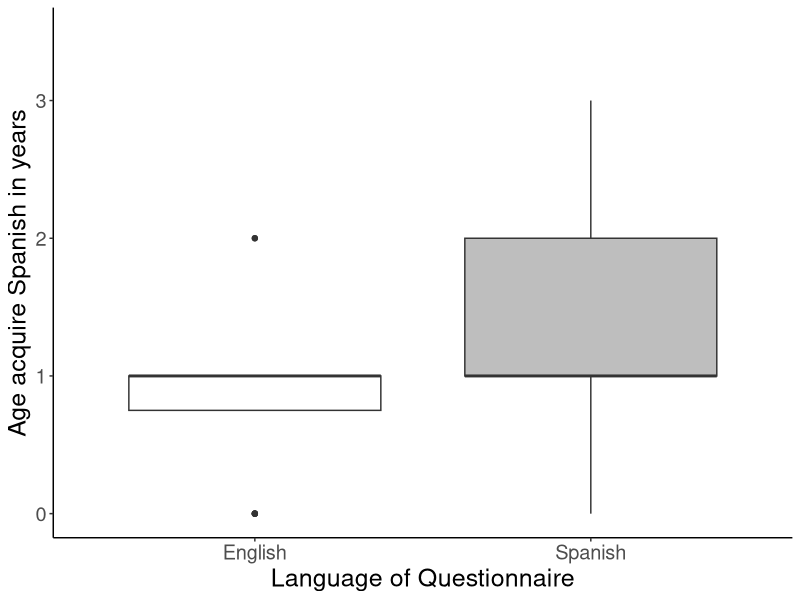

Write the R code that produced this figure.
## LOAD PACKAGES ####
library(ggplot2)


## READ IN DATA AND ORGANIZE ####
leap = read.table("data/leapq.txt", header=T, sep="\t")

leap$form_lg = factor(leap$form_lg, levels=c(0, 1), labels=c("English", "Spanish"))


## MAKE FIGURES ####
# Age acquire Spanish
s_age_plot <- ggplot(data = leap, aes(x=form_lg, y=s_acquire_age)) +
					geom_boxplot(aes(fill=form_lg)) +
					theme_bw() +
             		scale_fill_manual(values=c("white", "grey")) +
					xlab("Language of Questionnaire") +
					ylab("Age acquire Spanish in years") +
					#ggtitle("LEAP-Q") +
					guides(fill=FALSE) +
					theme(text=element_text(size=18), title=element_text(size=18), axis.line = element_line(colour="black"), panel.grid.major=element_blank(), panel.grid.minor=element_blank(), panel.border = element_blank(), panel.background = element_blank()) +
					scale_y_continuous(limits=c(0, 3.5))
	pdf("../Figures/leap_s_age.pdf")
s_age_plot
	dev.off()
